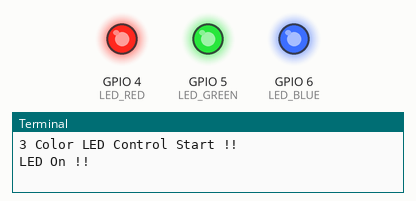
Recording of a program running on a simulated Raspberry Pi (BCM pin numbers). Shown: output pins drawn as LEDs (lit = HIGH), the last lines printed to the terminal. At 10.0 s the program stops and its outputs stay as they are.

Above: at 0.2 s.
At 1.7 s:
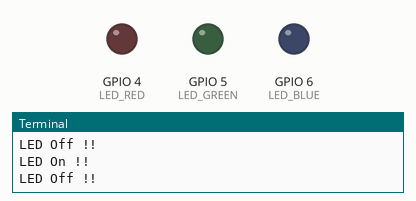
Timing chart, 0 to 3.0 s (numbered marks = the images above):
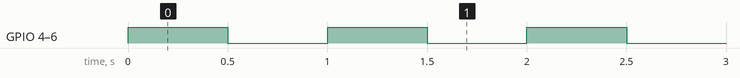

The program:

CHJmission01.py
```python
import RPi.GPIO as GPIO
import time

LED_RED = 4  # GPIO 핀 번호
LED_GREEN = 5  # GPIO 핀 번호
LED_BLUE = 6  # GPIO 핀 번호

def main():
    GPIO.setmode(GPIO.BCM)
    GPIO.setup(LED_RED, GPIO.OUT)
    GPIO.setup(LED_GREEN, GPIO.OUT)
    GPIO.setup(LED_BLUE, GPIO.OUT)

    GPIO.output(LED_RED, GPIO.LOW)
    GPIO.output(LED_GREEN, GPIO.LOW)
    GPIO.output(LED_BLUE, GPIO.LOW)

    print("3 Color LED Control Start !!")

    for i in range(10):
        print("LED On !!")
        GPIO.output(LED_RED, GPIO.HIGH)
        GPIO.output(LED_GREEN, GPIO.HIGH)
        GPIO.output(LED_BLUE, GPIO.HIGH)
        time.sleep(0.5)

        print("LED Off !!")
        GPIO.output(LED_RED, GPIO.LOW)
        GPIO.output(LED_GREEN, GPIO.LOW)
        GPIO.output(LED_BLUE, GPIO.LOW)
        time.sleep(0.5)

    GPIO.cleanup()

if __name__ == "__main__":
    main()
```

Measured:
- by itself, GPIO 4 (LED_RED), GPIO 5 (LED_GREEN), GPIO 6 (LED_BLUE): alternates HIGH for 0.50 s and LOW for 0.50 s, 20 changes in all, then stays LOW
